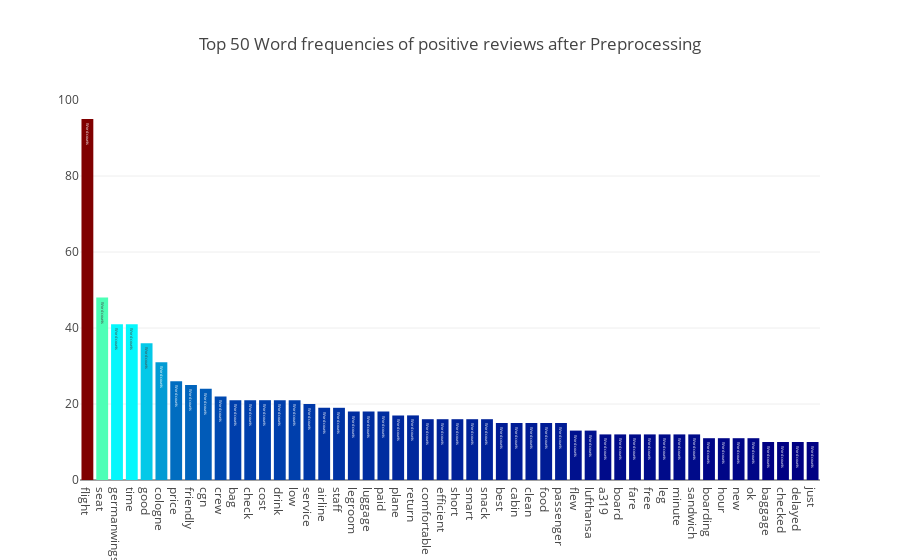

This figure's notebook cell:
### Code cell
pos_text = list(pos_review)
show_word_frequencies(pos_text, title='Top 50 Word frequencies of positive reviews after Preprocessing')

### Figure 1 — Plotly figure (JSON) as saved in the notebook; plotly's stock layout.template omitted (floating-point values rounded to 4 significant figures)
{"data": [{"marker": {"color": [95, 48, 41, 41, 36, 31, 26, 25, 24, 22, 21, 21, 21, 21, 21, 20, 19, 19, 18, 18, 18, 17, 17, 16, 16, 16, 16, 16, 15, 15, 15, 15, 15, 13, 13, 12, 12, 12, 12, 12, 12, 12, 11, 11, 11, 11, 10, 10, 10, 10], "colorscale": "Jet"}, "text": "Word counts", "type": "bar", "uid": "1e2af917-1018-4a33-ab07-7064a2ad1da1", "x": ["flight", "seat", "germanwings", "time", "good", "cologne", "price", "friendly", "cgn", "crew", "bag", "check", "cost", "drink", "low", "service", "airline", "staff", "legroom", "luggage", "paid", "plane", "return", "comfortable", "efficient", "short", "smart", "snack", "best", "cabin", "clean", "food", "passenger", "flew", "lufthansa", "a319", "board", "fare", "free", "leg", "minute", "sandwich", "boarding", "hour", "new", "ok", "baggage", "checked", "delayed", "just"], "y": [95, 48, 41, 41, 36, 31, 26, 25, 24, 22, 21, 21, 21, 21, 21, 20, 19, 19, 18, 18, 18, 17, 17, 16, 16, 16, 16, 16, 15, 15, 15, 15, 15, 13, 13, 12, 12, 12, 12, 12, 12, 12, 11, 11, 11, 11, 10, 10, 10, 10]}], "layout": {"title": {"text": "Top 50 Word frequencies of positive reviews after Preprocessing"}}}
